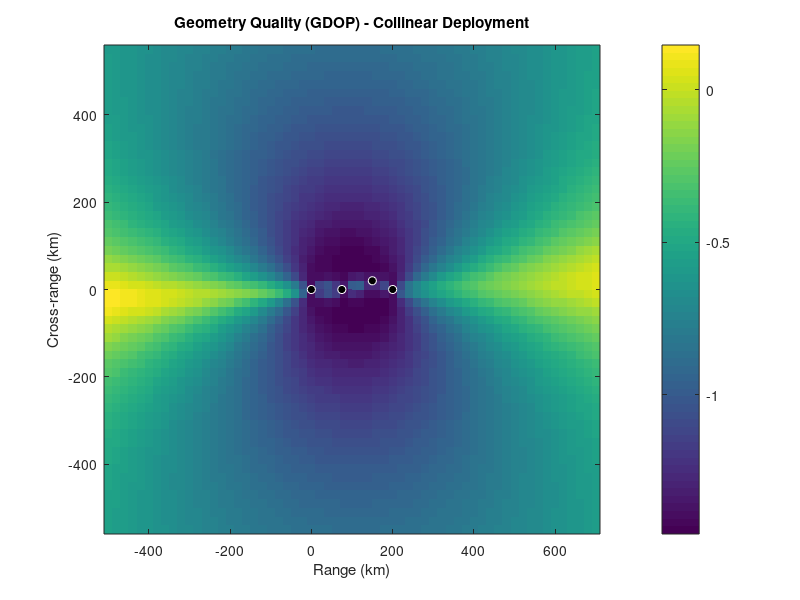

This chart was generated by the following MATLAB code:
clc; clear; close all;

%% PARAMETERS
numSensors = 4;
baseline = 300; % km total length
offset = 20;    % km off-axis perturbation

% Sensor positions (collinear + slight offset)
sensorPos = [0     0;
             baseline/4   0;
             2*baseline/3 0;
             baseline/2   offset]; % offset sensor

%% TARGET REGION (grid)
[xg, yg] = meshgrid(-500:20:700, -550:20:550);

bearingNoiseStd = deg2rad(2);
% bearingNoiseMatrix = [sin(bearingNoiseStd), -cos(bearingNoiseStd)];
% Q_noise = inv(bearingNoiseMatrix'*bearingNoiseMatrix);

GDOP_map = zeros(size(xg));

for k = 1:numel(xg)

    target = [xg(k), yg(k)];

    A = [];

    for i = 1:numSensors
        dx = target(1) - sensorPos(i,1);
        dy = target(2) - sensorPos(i,2);
        theta = atan2(dy, dx);

        A = [A;
             sin(theta), -cos(theta)];
    end

    % GDOP-like metric [Add bearing Noise STd or Variance here]
    J = (A'*A) / bearingNoiseStd^2;
    Q = inv(J);
    
    GDOP_map(k) = sqrt(trace(Q));

end

%% PLOT GDOP HEATMAP
figure;
imagesc(-500:10:700, -550:10:550, log10(GDOP_map));
set(gca,'YDir','normal');
colorbar;
title('Geometry Quality (GDOP) - Collinear Deployment');
xlabel('Range (km)');
ylabel('Cross-range (km)');

hold on;
plot(sensorPos(:,1), sensorPos(:,2),'wo','MarkerFaceColor','k');
